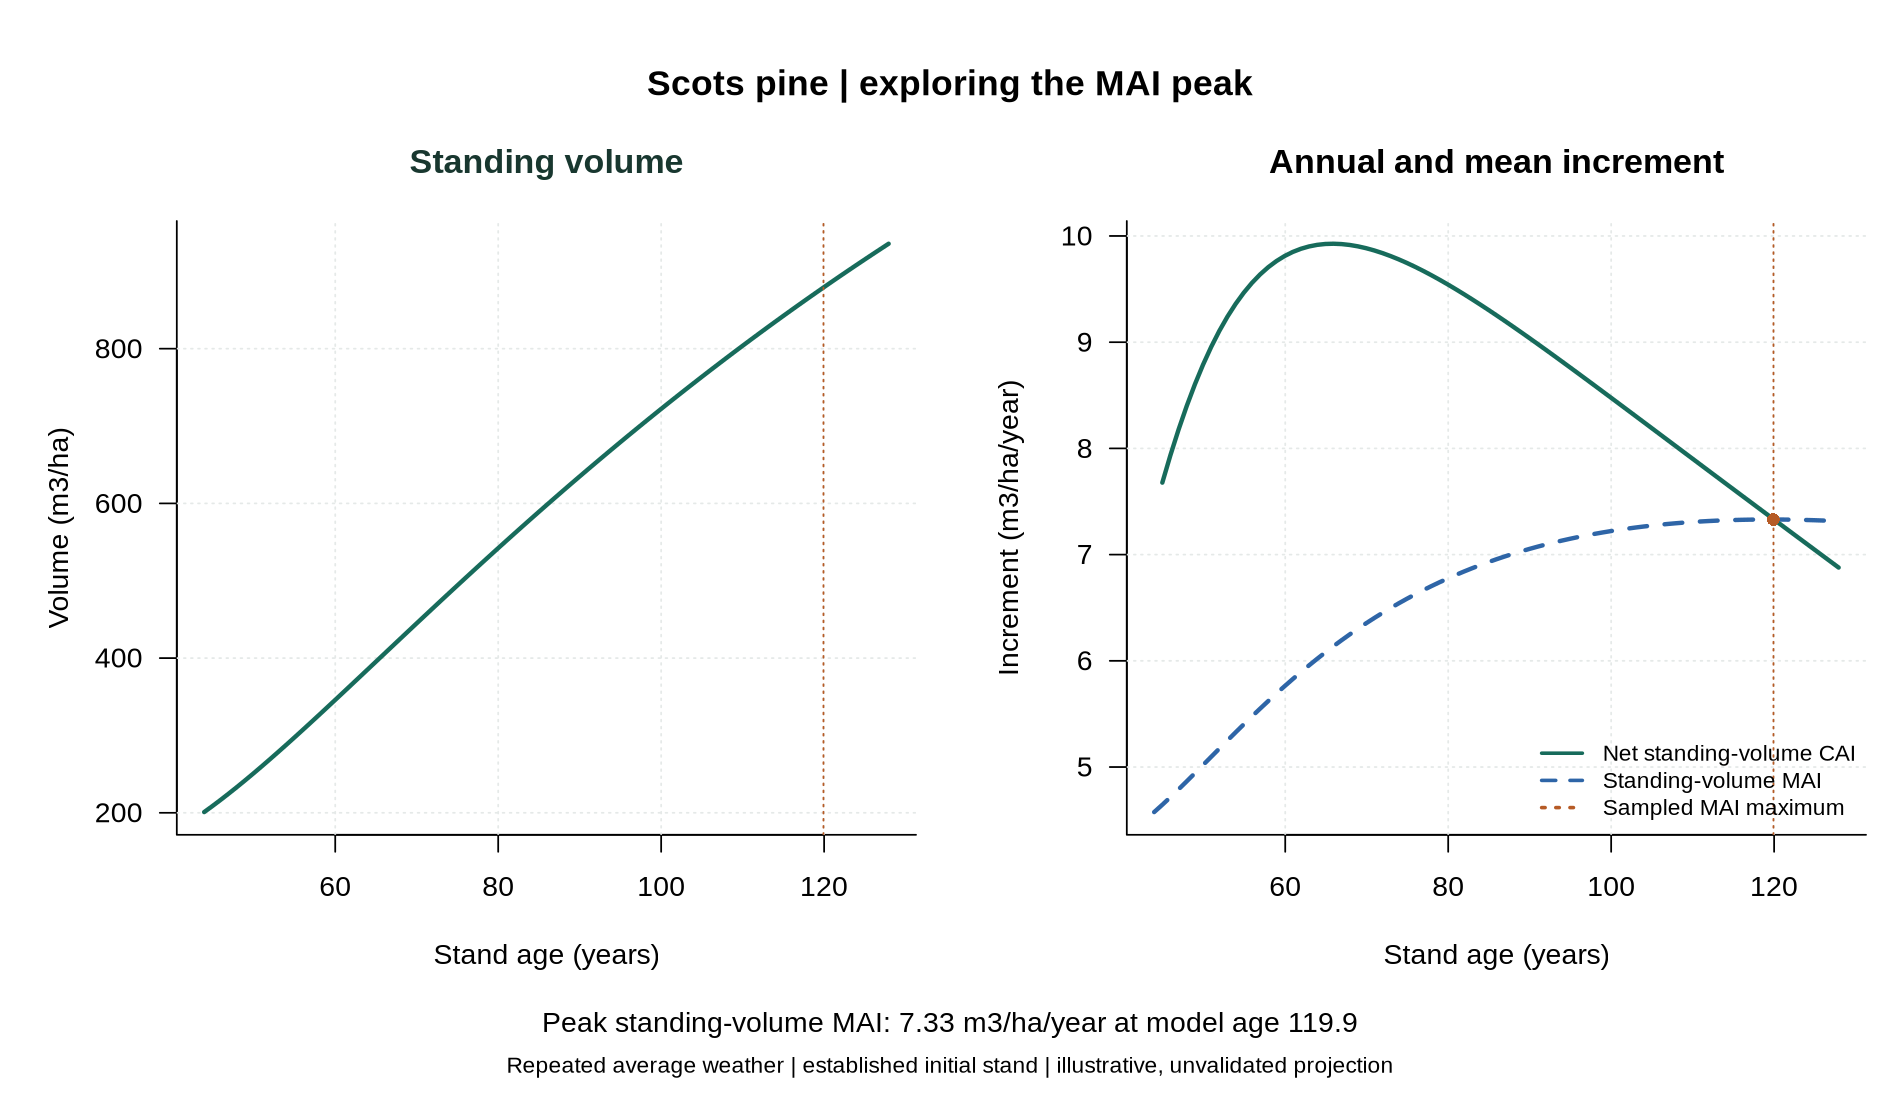

Here is the R script that generated this plot:
# LONG TERM: 2001-2085; repeated average weather; established stand.
# Run from the repository root (set it as your RStudio working directory).
# install.packages("r3PG") # Once, if needed.
if (!requireNamespace("r3PG", quietly = TRUE)) stop("Install r3PG first")
library(r3PG)
if (as.character(packageVersion("r3PG")) != "0.1.6") stop("Use verified r3PG 0.1.6 or revalidate")
dir.create("outputs", showWarnings = FALSE)
dir.create("figures", showWarnings = FALSE)

# Difference of consecutive annual standing stocks; first value is missing.
calculate_increment <- function(volume) {
  c(NA_real_, diff(volume))
}

# Extract pine from the package mixed-species example.
pine_species <- d_species[d_species$species == "Pinus sylvestris", , drop = FALSE]
pine_parameters <- d_parameters[, c("parameter", "Pinus sylvestris"), drop = FALSE]
pine_sizeDist <- d_sizeDist[, c("parameter", "Pinus sylvestris"), drop = FALSE]
pine_site <- d_site
stopifnot(nrow(pine_species) == 1)

analysis_name <- "long_term"
pine_site$to <- "2085-12"
climate_columns <- c("tmp_min", "tmp_max", "tmp_ave", "prcp", "srad",
                     "frost_days", "co2", "d13catm")
pine_climate <- aggregate(d_climate[, climate_columns],
                          by = list(month = d_climate$month), FUN = mean)
pine_climate <- pine_climate[order(pine_climate$month), ]
stopifnot(nrow(pine_climate) == 12, all(pine_climate$month == 1:12))
write.csv(pine_climate, "outputs/repeated_monthly_climate.csv", row.names = FALSE)

settings <- list(light_model = 2, transp_model = 2, phys_model = 2,
                 height_model = 1, correct_bias = 0, calculate_d13c = 0)
pine_output <- run_3PG(
  site = pine_site, species = pine_species, climate = pine_climate,
  thinning = NULL, parameters = pine_parameters, size_dist = pine_sizeDist,
  settings = settings, check_input = TRUE, df_out = TRUE
)

# Match variables by date rather than assuming the same output row order.
variables <- c("age", "volume", "dbh", "height", "basal_area", "stems_n")
z <- pine_output[pine_output$variable == "volume", ]
monthly <- data.frame(date = sort(z$date))
for (v in variables) {
  z <- pine_output[pine_output$variable == v, c("date", "value")]
  stopifnot(!anyDuplicated(z$date))
  monthly[[v]] <- z$value[match(monthly$date, z$date)]
}
expected <- seq(as.Date(paste0(pine_site$from, "-01")),
                as.Date(paste0(pine_site$to, "-01")), by = "month")
stopifnot(nrow(monthly) == length(expected),
          identical(format(monthly$date, "%Y-%m"), format(expected, "%Y-%m")),
          all(is.finite(as.matrix(monthly[variables]))),
          all(monthly$age > 0), all(monthly$stems_n > 0),
          all(as.matrix(monthly[setdiff(variables, "age")]) >= 0))

# December endpoints: annual stocks, not sums of monthly standing volume.
annual <- monthly[format(monthly$date, "%m") == "12", ]
annual$year <- as.integer(format(annual$date, "%Y"))
stopifnot(all(diff(annual$year) == 1))
annual$net_CAI_m3_ha_yr <- calculate_increment(annual$volume)
annual$MAI_standing_m3_ha_yr <- annual$volume / annual$age
annual$qmd_cm <- sqrt(40000 * annual$basal_area / (pi * annual$stems_n))
rownames(annual) <- NULL

# Arithmetic checks; these are not ecological validation against observations.
stopifnot(identical(calculate_increment(c(100, 110, 106)), c(NA_real_, 10, -4)),
          abs(sqrt(40000 * (pi * 10) / (pi * 1000)) - 20) < 1e-10)
write.csv(monthly, paste0("outputs/", analysis_name, "_monthly.csv"), row.names = FALSE)
write.csv(annual, paste0("outputs/", analysis_name, "_annual.csv"), row.names = FALSE, na = "")
saveRDS(list(site = pine_site, species = pine_species, climate = pine_climate,
             parameters = pine_parameters, size_dist = pine_sizeDist,
             settings = settings, thinning = NULL),
        paste0("outputs/", analysis_name, "_inputs.rds"))
dir.create("outputs/inputs", showWarnings = FALSE)
input_tables <- list(site = pine_site, species = pine_species, climate = pine_climate,
                     parameters = pine_parameters, size_dist = pine_sizeDist)
for (nm in names(input_tables)) {
  write.csv(input_tables[[nm]], paste0("outputs/inputs/", analysis_name, "_", nm, ".csv"),
            row.names = FALSE)
}
capture.output(sessionInfo(), file = paste0("outputs/", analysis_name, "_sessionInfo.txt"))

# Simple reusable plotting function, defined here to keep this script standalone.
green <- "#176B5B"; blue <- "#2E65A7"; orange <- "#B65B26"
plot_panel <- function(x, y, title, ylab, color = green, xlab = "Stand age (years)") {
  plot(x, y, type = "n", main = title, xlab = xlab, ylab = ylab,
       col.main = "#18372F", bty = "l", las = 1)
  grid(col = "#E5E9E8")
  lines(x, y, col = color, lwd = 2.5)
}

# Maximum of sampled annual MAI values. An endpoint maximum is inconclusive.
peak_row <- which.max(annual$MAI_standing_m3_ha_yr)
peak <- annual[peak_row, ]
peak$interior_peak <- peak_row > 1 && peak_row < nrow(annual)
write.csv(peak, "outputs/mai_peak.csv", row.names = FALSE, na = "")

# CAI is assigned to its year-end; it is a preceding-year interval change,
# not an instantaneous derivative. Crossing and sampled MAI peak may differ.
gap <- annual$net_CAI_m3_ha_yr - annual$MAI_standing_m3_ha_yr
n <- nrow(annual)
i <- which(is.finite(gap[-n]) & is.finite(gap[-1]) & gap[-n] > 0 & gap[-1] <= 0)
crossings <- data.frame(age_from = annual$age[i], age_to = annual$age[i + 1],
                        year_from = annual$year[i], year_to = annual$year[i + 1])
write.csv(crossings, "outputs/cai_mai_crossings.csv", row.names = FALSE)

png("figures/02_long_term_cai_mai.png", width = 1900, height = 1100, res = 170)
par(mfrow = c(1, 2), mar = c(4.8, 5.2, 3.5, 1), oma = c(3, 0, 3, 0))
plot_panel(annual$age, annual$volume, "Standing volume", "Volume (m3/ha)")
abline(v = peak$age, col = orange, lty = 3)
plot(annual$age, annual$net_CAI_m3_ha_yr, type = "n",
     ylim = range(c(annual$net_CAI_m3_ha_yr, annual$MAI_standing_m3_ha_yr), na.rm = TRUE),
     xlab = "Stand age (years)", ylab = "Increment (m3/ha/year)",
     main = "Annual and mean increment", bty = "l", las = 1)
grid(col = "#E5E9E8")
lines(annual$age, annual$net_CAI_m3_ha_yr, col = green, lwd = 2.5)
lines(annual$age, annual$MAI_standing_m3_ha_yr, col = blue, lwd = 2.5, lty = 2)
abline(v = peak$age, col = orange, lty = 3)
points(peak$age, peak$MAI_standing_m3_ha_yr, col = orange, pch = 16)
legend("bottomright", c("Net standing-volume CAI", "Standing-volume MAI", "Sampled MAI maximum"),
       col = c(green, blue, orange), lty = c(1, 2, 3), lwd = 2, bty = "n", cex = .8)
mtext("Scots pine | exploring the MAI peak", outer = TRUE, side = 3, font = 2, cex = 1.25)
mtext(sprintf("Peak standing-volume MAI: %.2f m3/ha/year at model age %.1f", peak$MAI_standing_m3_ha_yr, peak$age), outer = TRUE, side = 1, line = .2)
mtext("Repeated average weather | established initial stand | illustrative, unvalidated projection", outer = TRUE, side = 1, line = 1.4, cex = .8)
dev.off()

png("figures/03_long_term_stand_structure.png", width = 1800, height = 1050, res = 170)
par(mfrow = c(1, 2), mar = c(4.8, 5.2, 3.5, 1), oma = c(2, 0, 2, 0))
plot_panel(annual$age, annual$stems_n, "Living stem density", "Stems/ha")
plot_panel(annual$age, annual$qmd_cm, "Quadratic mean diameter", "QMD (cm)", blue)
mtext("Stand structure accompanying the long-term projection", outer = TRUE, side = 3, font = 2)
mtext("QMD derived from basal area and density; simulated values, not field observations", outer = TRUE, side = 1, cex = .85)
dev.off()
print(peak)
print(crossings)
if (!peak$interior_peak) warning("Peak at boundary: an interior maximum is not established")
